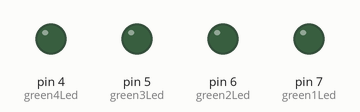
This sketch was run on a simulated Arduino Uno, built with avr-gcc and run on an emulated ATmega328P. Shown: output pins drawn as LEDs (lit = HIGH). What the sketch prints to the serial monitor is not drawn.

Above: at 0.03 s.
At 0.69 s:
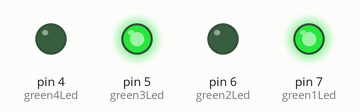
At 0.97 s:
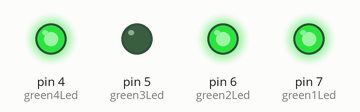
At 2.02 s:
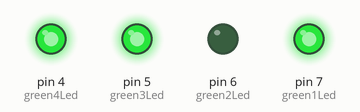
At 2.77 s:
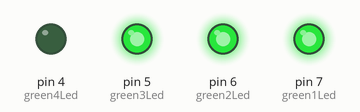
Timing chart, 0 to 3.1 s (numbered marks = the images above):
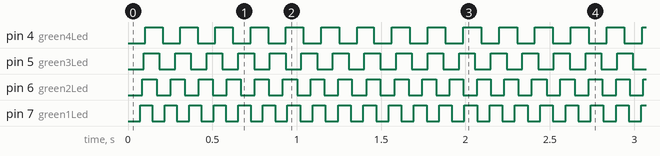

Measured:
- by itself, pin 4 (green4Led): alternates HIGH for 0.10 s and LOW for 0.10 s
- by itself, pin 5 (green3Led), pin 6 (green2Led): alternates HIGH for 0.09 s and LOW for 0.09 s
- by itself, pin 7 (green1Led): alternates HIGH for 0.07 s and LOW for 0.07 s

The sketch:

millisec_function.ino
```cpp
const int green1Led = 7;
const int green2Led = 6;
const int green3Led = 5;
const int green4Led = 4;
const unsigned long Threshold1 =  70;
const unsigned long Threshold2 = 80;
const unsigned long Threshold3 = 90;
const unsigned long Threshold4 = 100;
unsigned long last1Time;
unsigned long last2Time;
unsigned long last3Time;
unsigned long last4Time;
void setup() {
  pinMode(green1Led,OUTPUT);
  pinMode(green2Led,OUTPUT);
  pinMode(green3Led,OUTPUT);
  pinMode(green4Led,OUTPUT);
  last1Time = millis();
  last2Time = millis();
  last3Time = millis();
  last4Time = millis();
  Serial.begin(9600);
}
void g1(){
  if(digitalRead(green1Led) == HIGH)
    digitalWrite(green1Led,LOW);
  else
    digitalWrite(green1Led,HIGH);
  last1Time = millis();
}
void g2(){
  if(digitalRead(green2Led) == HIGH)
    digitalWrite(green2Led,LOW);
  else
    digitalWrite(green2Led,HIGH);
  last2Time = millis();
}
void g3(){
  if(digitalRead(green3Led) == HIGH)
    digitalWrite(green3Led,LOW);
  else
    digitalWrite(green3Led,HIGH);
  last3Time = millis();
}
void g4(){
  if(digitalRead(green4Led) == HIGH)
    digitalWrite(green4Led,LOW);
  else
    digitalWrite(green4Led,HIGH);
  last4Time = millis();
}
void loop() {
  unsigned long currentTime = millis();
  if((currentTime - last1Time) > Threshold1)
    g1();
  if((currentTime - last2Time) > Threshold2)
    g2();
  if((currentTime - last3Time) > Threshold3)
    g3();
  if((currentTime - last4Time) > Threshold4)
    g4();
  Serial.println(millis());
}
```
